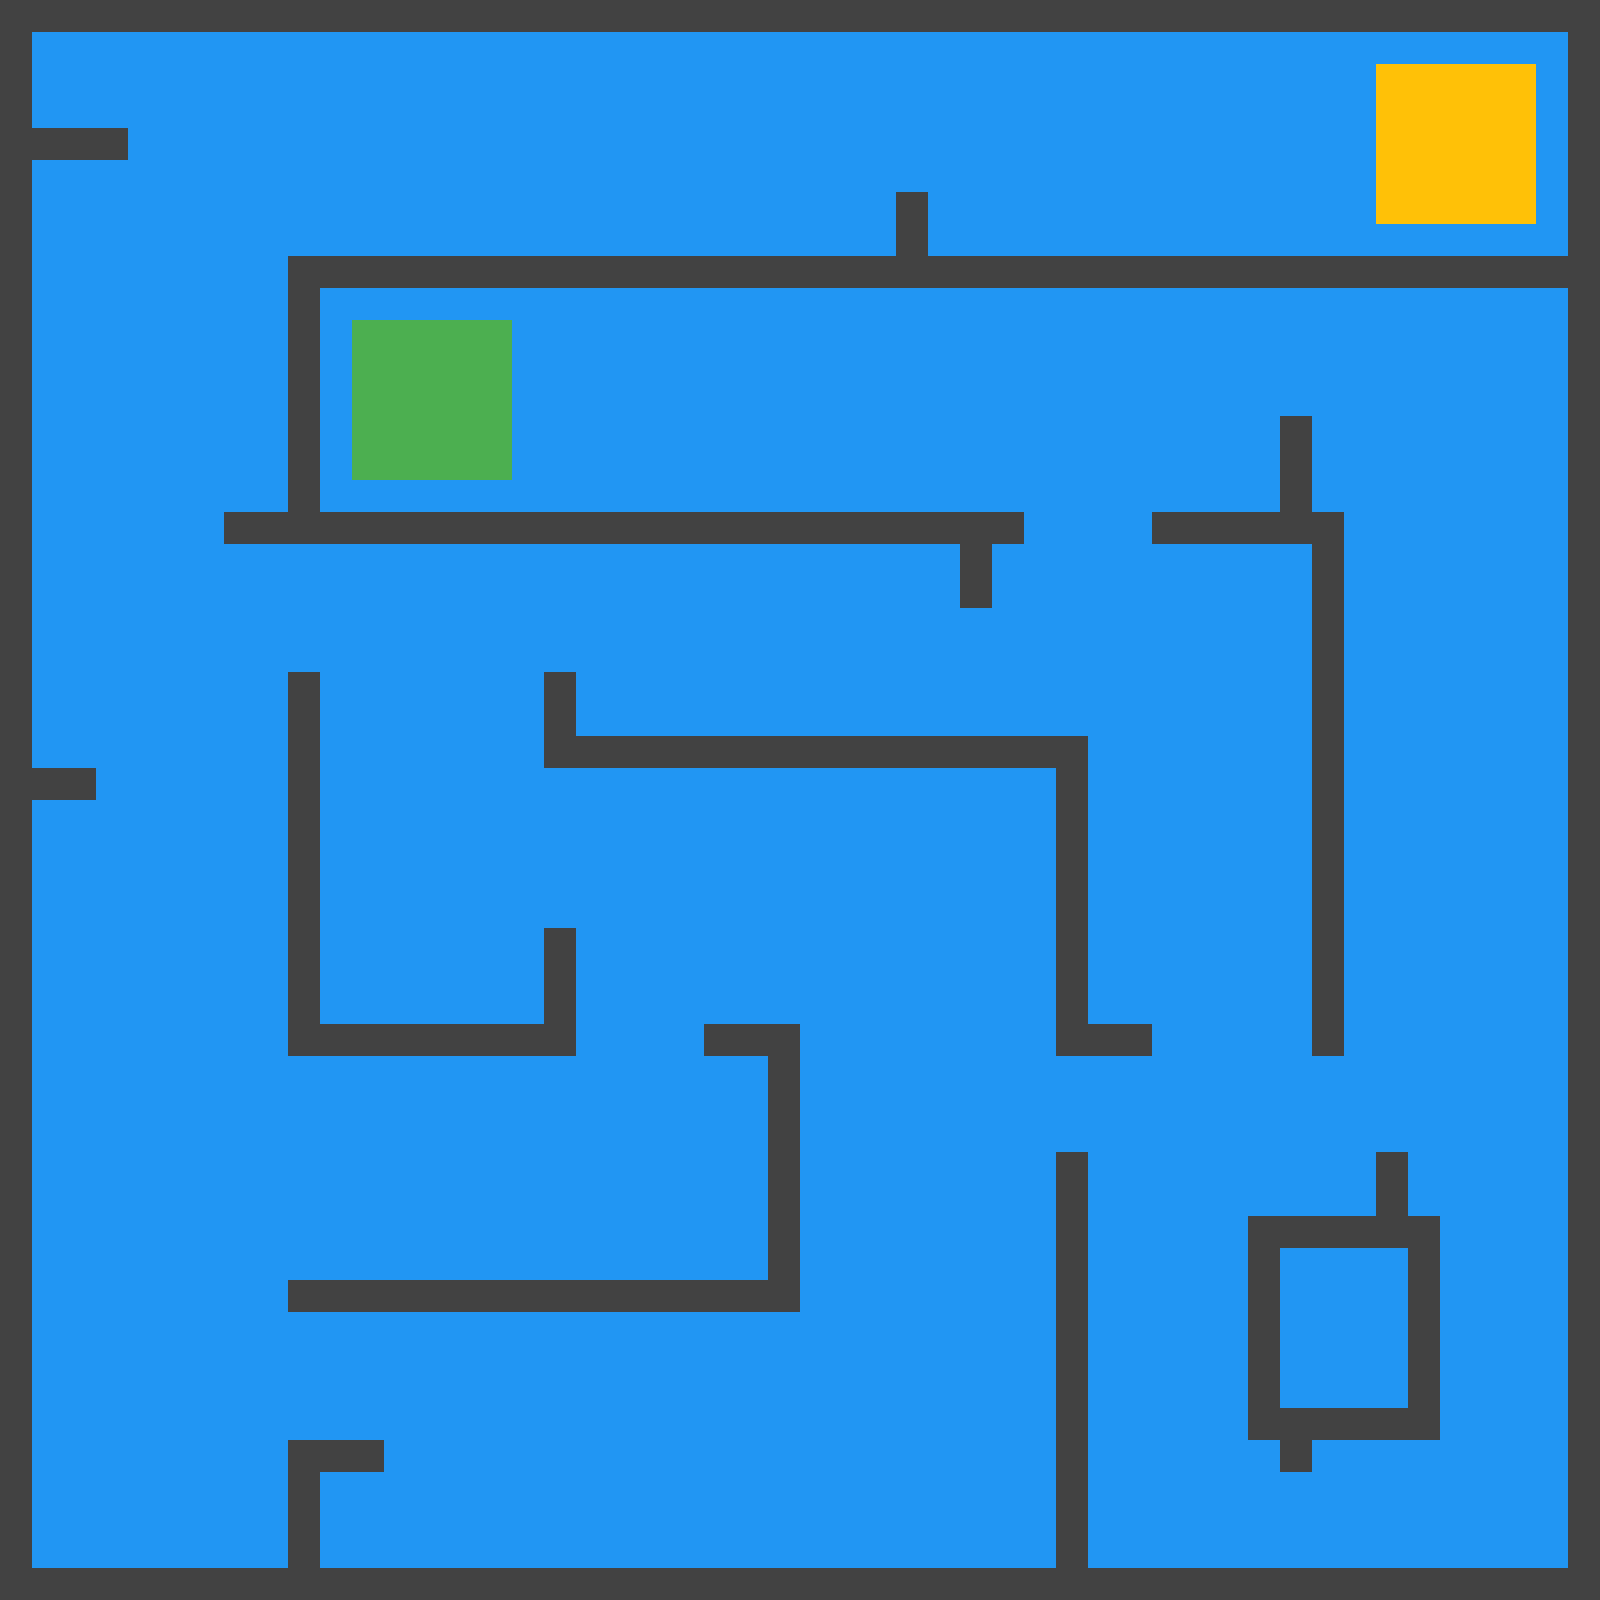

A 2D game scene composited from a Tiled map and its tileset images. What follows is a short description and the map's XML, with each tile layer's data collapsed to a summary:
An orthogonal 50x50 tile map with 32x32 px tiles, 2 tile layers (Kachelebene 2, Kachelebene 1) and 35 objects (33x wall, start, target).

<map version="1.2" tiledversion="1.2.0" orientation="orthogonal" renderorder="right-down" width="50" height="50" tilewidth="32" tileheight="32" infinite="0" nextlayerid="4" nextobjectid="37">
 <tileset firstgid="1" name="colors" tilewidth="32" tileheight="32" tilecount="400" columns="20">
  <image source="textures/colors.png" width="640" height="640" />
 </tileset>
 <layer id="3" name="Kachelebene 2" width="50" height="50">
  <data>[2500 cells, 2500 non-empty, 1 distinct tile ids]</data>
 </layer>
 <layer id="1" name="Kachelebene 1" width="50" height="50">
  <data>[2500 cells, 475 non-empty, 3 distinct tile ids]</data>
 </layer>
 <objectgroup id="2" name="Objektebene 1">
  <object id="1" type="wall" x="0" y="0" width="32" height="1600" />
  <object id="2" type="wall" x="0" y="1568" width="1600" height="32" />
  <object id="3" type="wall" x="1568" y="0" width="32" height="1600" />
  <object id="4" type="wall" x="0" y="0" width="1600" height="32" />
  <object id="6" type="wall" x="32" y="128" width="96" height="32" />
  <object id="7" type="start" x="1376" y="64" width="160" height="160" />
  <object id="8" type="target" x="352" y="320" width="160" height="160" />
  <object id="9" type="wall" x="288" y="256" width="1312" height="32" />
  <object id="10" type="wall" x="896" y="192" width="32" height="64" />
  <object id="11" type="wall" x="288" y="288" width="32" height="256" />
  <object id="12" type="wall" x="224" y="512" width="800" height="32" />
  <object id="13" type="wall" x="960" y="512" width="32" height="96" />
  <object id="14" type="wall" x="1280" y="416" width="32" height="96" />
  <object id="15" type="wall" x="1152" y="512" width="192" height="32" />
  <object id="16" type="wall" x="1312" y="544" width="32" height="512" />
  <object id="17" type="wall" x="1376" y="1152" width="32" height="96" />
  <object id="18" type="wall" x="1408" y="1216" width="32" height="224" />
  <object id="19" type="wall" x="1248" y="1216" width="128" height="32" />
  <object id="20" type="wall" x="1248" y="1248" width="32" height="192" />
  <object id="21" type="wall" x="1280" y="1408" width="128" height="32" />
  <object id="22" type="wall" x="1280" y="1440" width="32" height="32" />
  <object id="23" type="wall" x="32" y="768" width="64" height="32" />
  <object id="24" type="wall" x="288" y="1440" width="32" height="128" />
  <object id="25" type="wall" x="320" y="1440" width="64" height="32" />
  <object id="26" type="wall" x="288" y="672" width="32" height="384" />
  <object id="27" type="wall" x="320" y="1024" width="256" height="32" />
  <object id="28" type="wall" x="544" y="928" width="32" height="96" />
  <object id="29" type="wall" x="544" y="672" width="32" height="96" />
  <object id="30" type="wall" x="576" y="736" width="512" height="32" />
  <object id="31" type="wall" x="1056" y="1024" width="96" height="32" />
  <object id="32" type="wall" x="1056" y="768" width="32" height="256" />
  <object id="33" type="wall" x="704" y="1024" width="96" height="32" />
  <object id="34" type="wall" x="768" y="1056" width="32" height="256" />
  <object id="35" type="wall" x="288" y="1280" width="480" height="32" />
  <object id="36" type="wall" x="1056" y="1152" width="32" height="416" />
 </objectgroup>
</map>